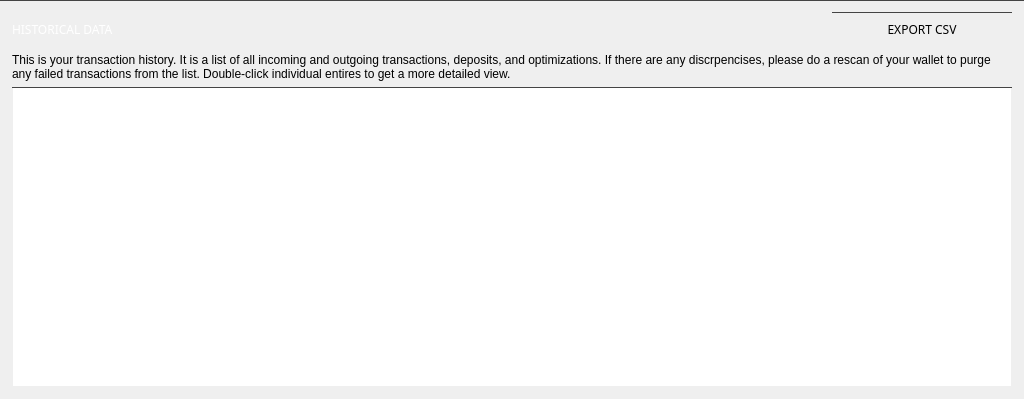
       <widget class="QGroupBox" name="transactionsBox">
        <property name="sizePolicy">
         <sizepolicy hsizetype="Expanding" vsizetype="Preferred">
          <horstretch>0</horstretch>
          <verstretch>0</verstretch>
         </sizepolicy>
        </property>
        <property name="styleSheet">
         <string notr="true">border-top: 1px solid #444;</string>
        </property>
        <property name="title">
         <string/>
        </property>
        <layout class="QGridLayout" name="gridLayout_16">
         <item row="0" column="1">
          <widget class="QPushButton" name="b1_exportCSVButton">
           <property name="minimumSize">
            <size>
             <width>180</width>
             <height>35</height>
            </size>
           </property>
           <property name="maximumSize">
            <size>
             <width>180</width>
             <height>35</height>
            </size>
           </property>
           <property name="font">
            <font>
             <family>Poppins</family>
            </font>
           </property>
           <property name="styleSheet">
            <string notr="true">/* This button style is handled automatically by OverviewFrame:setStyles() (in OverviewFrame.cpp) */</string>
           </property>
           <property name="text">
            <string>EXPORT CSV</string>
           </property>
          </widget>
         </item>
         <item row="0" column="0">
          <widget class="QLabel" name="title_transactions">
           <property name="sizePolicy">
            <sizepolicy hsizetype="Expanding" vsizetype="Preferred">
             <horstretch>0</horstretch>
             <verstretch>0</verstretch>
            </sizepolicy>
           </property>
           <property name="minimumSize">
            <size>
             <width>100</width>
             <height>25</height>
            </size>
           </property>
           <property name="maximumSize">
            <size>
             <width>16777215</width>
             <height>16777215</height>
            </size>
           </property>
           <property name="font">
            <font>
             <family>Poppins</family>
            </font>
           </property>
           <property name="styleSheet">
            <string notr="true">color: #fff;
background: transparent;


border: none;
text-align: left;
</string>
           </property>
           <property name="text">
            <string>HISTORICAL DATA</string>
           </property>
          </widget>
         </item>
         <item row="1" column="0" colspan="2">
          <widget class="QLabel" name="m_transactionsDescription">
           <property name="styleSheet">
            <string notr="true">border: none;</string>
           </property>
           <property name="text">
            <string>This is your transaction history. It is a list of all incoming and outgoing transactions, deposits, and optimizations. If there are any discrpencises, please do a rescan of your wallet to purge any failed transactions from the list. Double-click individual entires to get a more detailed view.</string>
           </property>
           <property name="wordWrap">
            <bool>true</bool>
           </property>
          </widget>
         </item>
         <item row="2" column="0" colspan="2">
          <widget class="QTreeView" name="m_transactionsView">
           <property name="minimumSize">
            <size>
             <width>1000</width>
             <height>300</height>
            </size>
           </property>
           <property name="maximumSize">
            <size>
             <width>16777215</width>
             <height>16777215</height>
            </size>
           </property>
           <property name="font">
            <font>
             <family>Poppins</family>
            </font>
           </property>
           <property name="styleSheet">
            <string notr="true">QHeaderView::section {
    color: white;
    font-weight: bold;
    background-color: #212121;
    
    border-top: none;
    
     border-bottom: 1px solid #444;
       height: 37px;
}

QTreeView {
    
border: none;
    color: #ccc;

    height: 37px;
background-color: #212121;
}

QTreeView::item {
    
    color: #ccc;
    
    height: 37px;
}

QTreeView::branch:selected {
  background-color: pink;

  color: black;
}

QWidget:item:selected {
    
background-color: #555;

  color: #ccc;
}

border: none;


color: #ccc;
</string>
           </property>
           <property name="frameShape">
            <enum>QFrame::StyledPanel</enum>
           </property>
           <property name="frameShadow">
            <enum>QFrame::Plain</enum>
           </property>
           <property name="lineWidth">
            <number>0</number>
           </property>
           <property name="midLineWidth">
            <number>0</number>
           </property>
           <property name="horizontalScrollBarPolicy">
            <enum>Qt::ScrollBarAlwaysOff</enum>
           </property>
           <property name="sizeAdjustPolicy">
            <enum>QAbstractScrollArea::AdjustToContentsOnFirstShow</enum>
           </property>
           <property name="autoScrollMargin">
            <number>0</number>
           </property>
           <property name="editTriggers">
            <set>QAbstractItemView::EditKeyPressed</set>
           </property>
           <property name="alternatingRowColors">
            <bool>false</bool>
           </property>
           <property name="indentation">
            <number>0</number>
           </property>
           <property name="rootIsDecorated">
            <bool>false</bool>
           </property>
           <property name="uniformRowHeights">
            <bool>true</bool>
           </property>
           <property name="itemsExpandable">
            <bool>true</bool>
           </property>
           <property name="sortingEnabled">
            <bool>false</bool>
           </property>
           <property name="expandsOnDoubleClick">
            <bool>true</bool>
           </property>
           <attribute name="headerCascadingSectionResizes">
            <bool>false</bool>
           </attribute>
           <attribute name="headerShowSortIndicator" stdset="0">
            <bool>false</bool>
           </attribute>
           <attribute name="headerStretchLastSection">
            <bool>true</bool>
           </attribute>
          </widget>
         </item>
        </layout>
       </widget>
